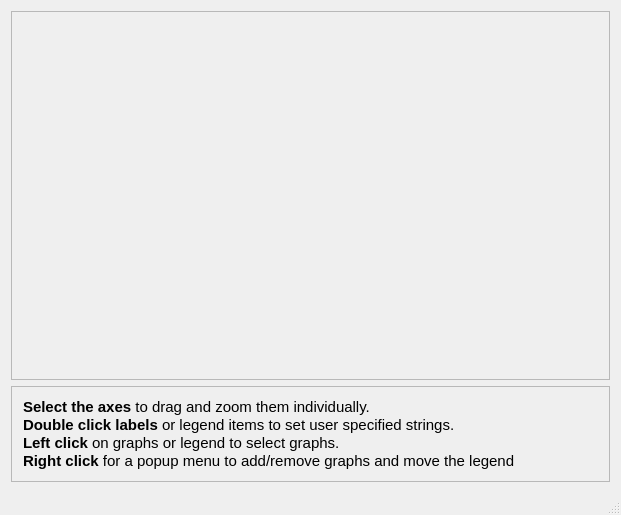
<?xml version="1.0" encoding="UTF-8"?>
<ui version="4.0">
 <class>MainWindow</class>
 <widget class="QMainWindow" name="MainWindow">
  <property name="geometry">
   <rect>
    <x>0</x>
    <y>0</y>
    <width>621</width>
    <height>515</height>
   </rect>
  </property>
  <property name="windowTitle">
   <string>QCustomPlot Interaction Example</string>
  </property>
  <widget class="QWidget" name="centralWidget">
   <layout class="QVBoxLayout" name="verticalLayout">
    <item>
     <widget class="QFrame" name="frame_2">
      <property name="frameShape">
       <enum>QFrame::StyledPanel</enum>
      </property>
      <property name="frameShadow">
       <enum>QFrame::Sunken</enum>
      </property>
      <property name="lineWidth">
       <number>1</number>
      </property>
      <property name="midLineWidth">
       <number>0</number>
      </property>
      <layout class="QVBoxLayout" name="verticalLayout_3">
       <property name="spacing">
        <number>0</number>
       </property>
       <property name="margin">
        <number>0</number>
       </property>
       <item>
        <widget class="QCustomPlot" name="customPlot" native="true">
         <property name="sizePolicy">
          <sizepolicy hsizetype="Preferred" vsizetype="MinimumExpanding">
           <horstretch>0</horstretch>
           <verstretch>0</verstretch>
          </sizepolicy>
         </property>
        </widget>
       </item>
      </layout>
     </widget>
    </item>
    <item>
     <widget class="QFrame" name="frame">
      <property name="frameShape">
       <enum>QFrame::StyledPanel</enum>
      </property>
      <property name="frameShadow">
       <enum>QFrame::Raised</enum>
      </property>
      <layout class="QVBoxLayout" name="verticalLayout_2">
       <item>
        <widget class="QLabel" name="label">
         <property name="text">
          <string>&lt;!DOCTYPE HTML PUBLIC &quot;-//W3C//DTD HTML 4.0//EN&quot; &quot;http://www.w3.org/TR/REC-html40/strict.dtd&quot;&gt;
&lt;html&gt;&lt;head&gt;&lt;meta name=&quot;qrichtext&quot; content=&quot;1&quot; /&gt;&lt;style type=&quot;text/css&quot;&gt;
p, li { white-space: pre-wrap; }
&lt;/style&gt;&lt;/head&gt;&lt;body style=&quot; font-family:'Ubuntu'; font-size:11pt; font-weight:400; font-style:normal;&quot;&gt;
&lt;p style=&quot; margin-top:0px; margin-bottom:0px; margin-left:0px; margin-right:0px; -qt-block-indent:0; text-indent:0px;&quot;&gt;&lt;span style=&quot; font-weight:600;&quot;&gt;Select the axes&lt;/span&gt; to drag and zoom them individually.&lt;/p&gt;
&lt;p style=&quot; margin-top:0px; margin-bottom:0px; margin-left:0px; margin-right:0px; -qt-block-indent:0; text-indent:0px;&quot;&gt;&lt;span style=&quot; font-weight:600;&quot;&gt;Double click labels&lt;/span&gt; or legend items to set user specified strings.&lt;/p&gt;
&lt;p style=&quot; margin-top:0px; margin-bottom:0px; margin-left:0px; margin-right:0px; -qt-block-indent:0; text-indent:0px;&quot;&gt;&lt;span style=&quot; font-weight:600;&quot;&gt;Left click&lt;/span&gt; on graphs or legend to select graphs.&lt;/p&gt;
&lt;p style=&quot; margin-top:0px; margin-bottom:0px; margin-left:0px; margin-right:0px; -qt-block-indent:0; text-indent:0px;&quot;&gt;&lt;span style=&quot; font-weight:600;&quot;&gt;Right click&lt;/span&gt; for a popup menu to add/remove graphs and move the legend&lt;/p&gt;&lt;/body&gt;&lt;/html&gt;</string>
         </property>
        </widget>
       </item>
      </layout>
     </widget>
    </item>
   </layout>
  </widget>
  <widget class="QMenuBar" name="menuBar">
   <property name="geometry">
    <rect>
     <x>0</x>
     <y>0</y>
     <width>621</width>
     <height>25</height>
    </rect>
   </property>
  </widget>
  <widget class="QStatusBar" name="statusBar"/>
 </widget>
 <layoutdefault spacing="6" margin="11"/>
 <customwidgets>
  <customwidget>
   <class>QCustomPlot</class>
   <extends>QWidget</extends>
   <header>qcustomplot.h</header>
   <container>1</container>
  </customwidget>
 </customwidgets>
 <resources/>
 <connections/>
</ui>
